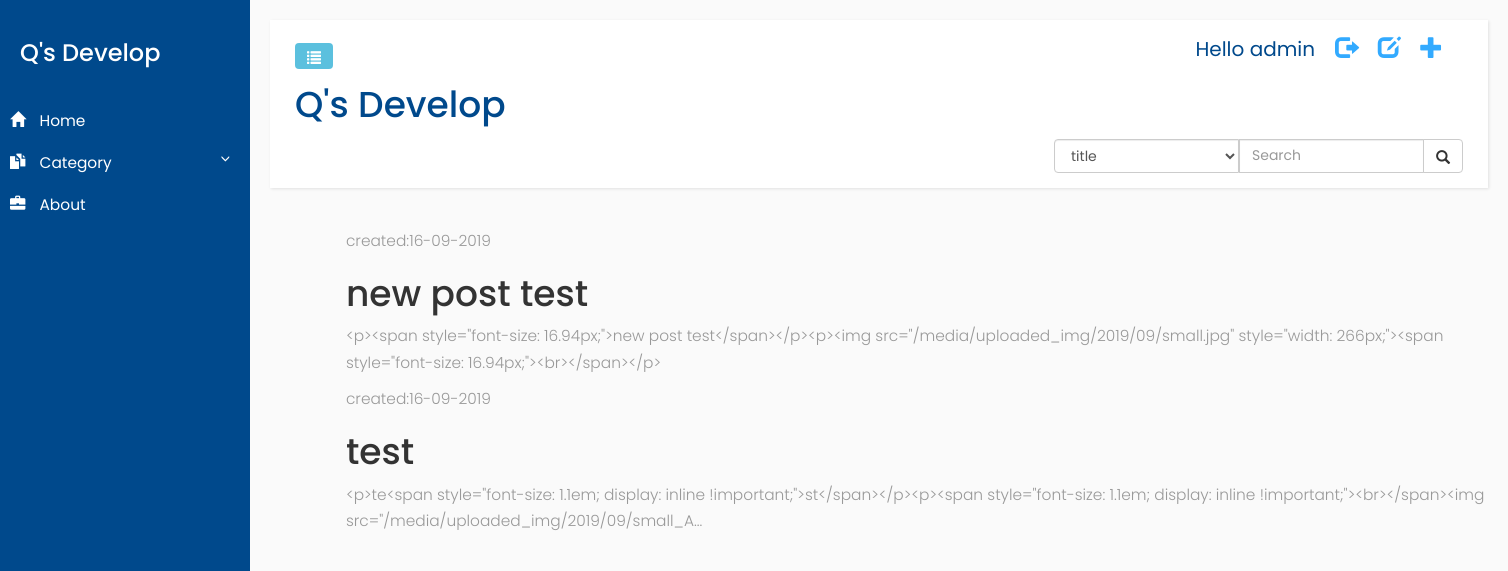
The app's page /draft/ (signed in) with its own data.
### blog/models.py (models this page shows, shortened)
class Post(models.Model):
    author = models.ForeignKey('auth.User',on_delete=models.CASCADE,)
    title = models.CharField(max_length=200)
    text = models.TextField()
    category = models.CharField(max_length=200)
    created_date = models.DateTimeField(default = timezone.now)
    published_date = models.DateTimeField(blank = True, null=True)

### blog/views.py (the view)
# urls.py: path('draft/', views.post_draft_list, name ='post_draft_list'),
def post_draft_list(request):
    posts = Post.objects.filter(published_date__isnull=True).order_by('created_date')
    return render(request, 'blog/post_draft_list.html', {'posts':posts})

### blog/templates/blog/post_draft_list.html
{% extends 'blog/base.html' %}
{% block content %}
    {% for post in posts %}
        <div class = "post">
            <p class="date">created:{{ post.created_date | date:'d-m-Y'}}</p>
            <h1><a href="{% url 'blog:post_detail' pk=post.pk %}">{{ post.title}} </a></h1>
            <p>{{ post.text | truncatechars:200 }}</p>
        </div>
    {% endfor %}
{% endblock%}

### blog/templates/blog/base.html (shortened to what this page needs)
{% load static %}
<html>
    <head>
        <link rel="stylesheet" href="https://maxcdn.bootstrapcdn.com/bootstrap/3.3.7/css/bootstrap.min.css">
        <link rel="stylesheet" href="{% static 'blog/css/blog_frame.css'%}">
        <link rel="stylesheet" href="{% static 'blog/css/blog_container.css'%}">
        <link rel="stylesheet" href="{% static 'blog/css/blog_header.css'%}">
    </head>
    <body>
        <div class="wrapper">
            <nav id="sidebar">
                    <div class="sidebar-header">
                        <h3>Q's Develop</h3>
                    </div>
                    <div class="sidebar-ul">
                       <ul class="list-unstyled components">
                            <li>
                                <a href="{% url 'blog:post_list' %}">
                                    <i class="glyphicon glyphicon-home"></i>
                                    Home
                                </a>
                                <a href="#pageSubmenu" data-toggle="collapse" aria-expanded="false">
                                    <i class="glyphicon glyphicon-duplicate"></i>
                                    Category
                                </a>
                            </li>
                            <li>
                                <a href="{% url 'blog:about' %}">
                                    <i class="glyphicon glyphicon-briefcase"></i>
                                    About
                                </a>
                            </li>
                        </ul>
                    </div>
                </nav>
            <div id="content">
                <nav class="navbar navbar-default">
                    <div class="container-fluid">
                        <div class="navbar-header">
                            <button type="button" id="sidebarCollapse" class="btn btn-info navbar-btn">
                                <span class="glyphicon glyphicon-list"></span>
                            </button>
                        </div>
                        {% if user.is_authenticated %}
                        <a href="{% url 'blog:post_new_init' %}" class="top-menu"><span class="glyphicon glyphicon-plus"></span></a>
                        <a href="{% url 'blog:post_draft_list' %}" class="top-menu"><span class="glyphicon glyphicon-edit"></span></a>
                        <a href="{% url 'logout' %}" class="top-menu"><span class="glyphicon glyphicon-log-out"></span></a>
                        <span class="userName">Hello {{ user.username }}</span>
                        {% else %}
                        <a href="{% url 'blog:signin' %}" class="top-menu"><span class="glyphicon glyphicon-log-in"></span></span></a>
                        {% endif %}
                        <h1 id="blog-title"><a href="http://127.0.0.1:8000/">Q's Develop</a></h1>
                        <div class ="search-box">
                            <form class="search-box-form" action="{% url 'blog:post_list' %}" method="get">
                                <div class="input-group">
                                    <select name ='fd_name' class="form-control" >
                                            <option value ='title'>title</option>
                                    </select>
                                    <input type="text" name="item" class="form-control" placeholder="Search">
                                    <div class="input-group-btn">
                                        <button class='btn btn-default' type='submit'>
                                            <i class="glyphicon glyphicon-search"></i>
                                        </button>
                                    </div>
                                </div>
                            </form>
                        </div>
                    </div>
                </nav>
                <div class = "container">
                    <div>
                        {% block content%}
                        {% endblock%}
                    </div>
                </div>
            </div>
        </div>
    </body>
</html>

### blog/static/blog/css/blog_frame.css (style rules this page uses)
body { font-family: 'Poppins', sans-serif; background: #fafafa; }
p { font-family: 'Poppins', sans-serif; font-size: 1.1em; font-weight: 300; line-height: 1.7em; color: #999; }
a, a:hover, a:focus { color: inherit; text-decoration: none; transition: all 0.3s; }
.navbar { padding: 15px 10px; background: #fff; border: none; border-radius: 0; margin-bottom: 40px; box-shadow: 1px 1px 3px rgba(0, 0, 0, 0.1); }
.navbar-btn { box-shadow: none; outline: none !important; border: none; }
i, span { display: inline-block; }
.wrapper { display: flex; align-items: stretch; }
#sidebar { min-width: 250px; max-width: 250px; background: #00498c; color: #fff; transition: all 0.3s; }
#sidebar ul li a { text-align: left; }
#sidebar .sidebar-header { padding: 20px; background: #00498c; position: fixed; padding-right: 0; }
#sidebar .sidebar-ul { position: fixed; width: 250px; top: 80px; }
#sidebar .sidebar-ul ul.components { padding: 20px 0; position: relative; }
#sidebar ul li a { padding: 10px; font-size: 1.1em; display: block; }
#sidebar ul li a i { margin-right: 10px; }
a[data-toggle="collapse"] { position: relative; }
a[aria-expanded="false"]::before, a[aria-expanded="true"]::before { content: '\e259'; display: block; position: absolute; right: 20px; font-family: 'Glyphicons Halflings'; font-size: 0.6em; }
#content { padding: 20px; min-height: 100vh; transition: all 0.3s; }

### blog/static/blog/css/blog_container.css (style rules this page uses)
#content { width: 100%; }
.container { margin-right: auto; margin-left: 5%; }

### blog/static/blog/css/blog_header.css (style rules this page uses)
#blog-title { color: #00498c; size : 100px; margin-top: 50px; }
.top-menu, .top-menu:hover, .top-menu:visited { color: #32AAFF; float: right; font-size: 17pt; margin-right: 20px; }
.userName { float: right; margin-right: 20px; color: #00498c; font-family: inherit; font-size: 20px; }
.input-group { display: inline-flex; float: right; }
.input-group-btn { width: 40px; }
.input-group-btn button { height: 34px; }

### records on screen
Post: created_date "16-09-2019", title "new post test", text "<p><span style=\"font-size: 16.94px;\">new post test</span></p><p><img src=\"/media/uploaded_img/2019/09/small.jpg\" style=\"width: 266px;\"><span style=\"font-size: 16.94px;\"><br></span></p>"
Post: created_date "16-09-2019", title "test", text "<p>te<span style=\"font-size: 1.1em; display: inline !important;\">st</span></p><p><span style=\"font-size: 1.1em; display: inline !important;\"><br></span><img src=\"/media/uploaded_img/2019/09/small_A..."

### other values on screen
{{ user.username }} "admin"
